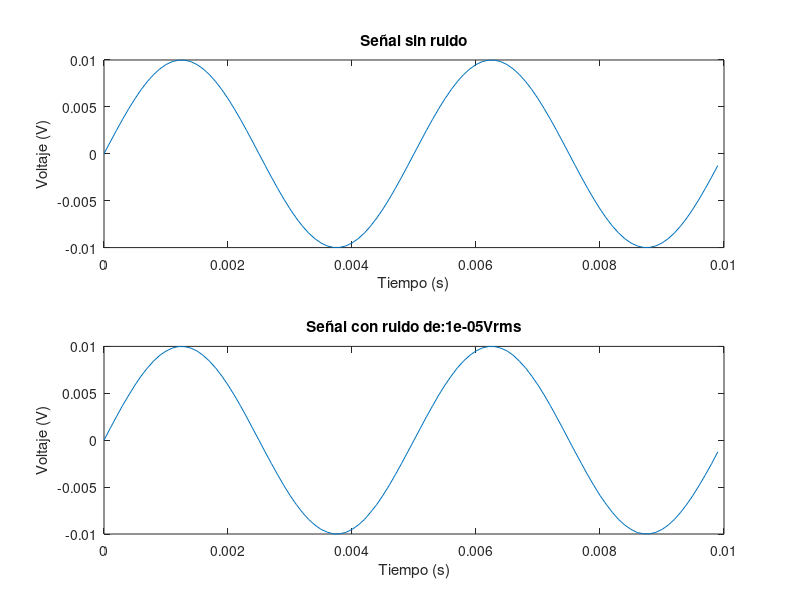
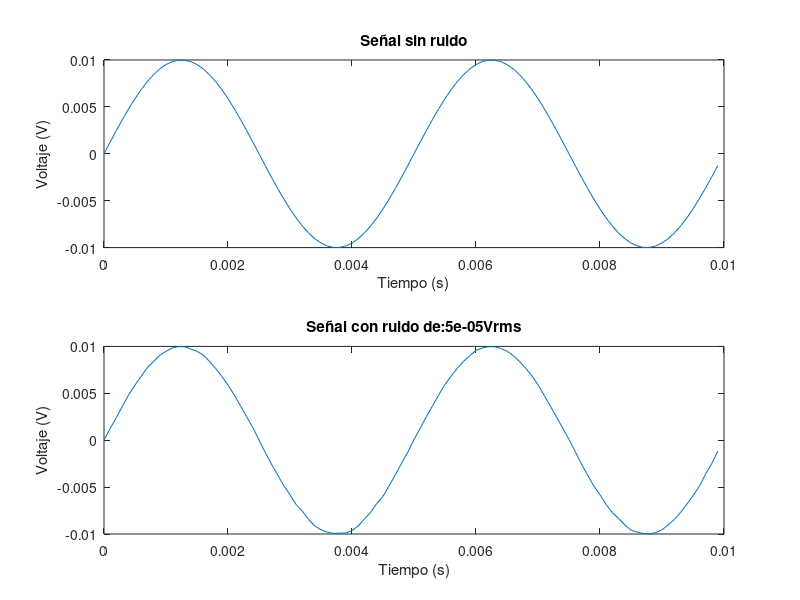
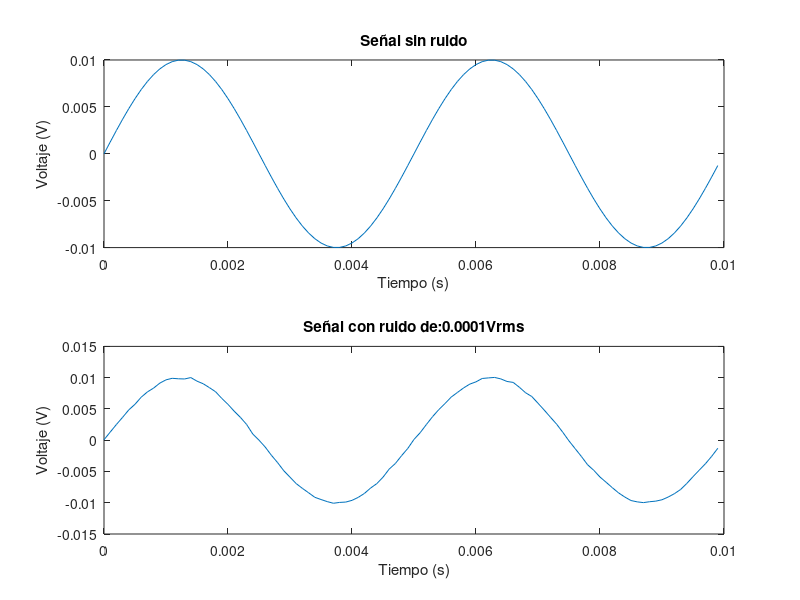
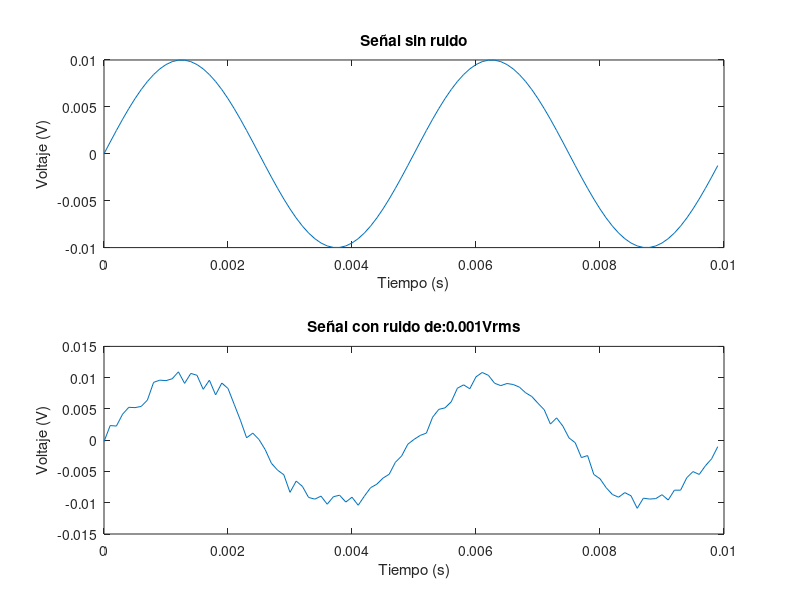

MATLAB code to generate these figures, in order:
clear
close all
clc

%generación de la señal senoidal
A = 10e-3;    %Amplitud 10 mV
N = 100; %Número de muestras
ts = 1e-4; %Periodo de muestreo (intervalo entre puntos) de la señal
t = 0:ts:ts*(N-1); %vector de tiempo
f = 200; % Frecuencia de la señal (200 Hz)

Vo = A*sin(2*pi*f*t); %voltaje senoidal sin ruido

% Ruido blanco -> PDF normal
%sigmav = 0.01e-3; % 0.01 mV de ruido
sigmavvar = [0.01e-3 0.05e-3 0.1e-3 1e-3 5e-3]; % Vector de amplitudes de ruido

% Ciclo para diferentes amplitudes de la señal de ruido

for i = 1:length(sigmavvar)

nv = sigmavvar(i) * randn(1,N); %voltaje de ruido
                          % N=100 muestras de ruido, para que se puedan sumar
                          % con las N muestras de la senoidal

V = (Vo + nv); % voltaje más ruido

% Indica el inicio de la iteracion.
fprintf('CON AMPLITUD DE RUIDO DE %s [mVrms]: \n',num2str(1000*sigmavvar(i)));

figure
subplot(2,1,1)
plot(t,Vo)
ylabel('Voltaje (V)')
xlabel('Tiempo (s)')
title ('Señal sin ruido')  % ponemos titulo a la gráfica

subplot(2,1,2)
plot(t,V)
ylabel('Voltaje (V)')
xlabel('Tiempo (s)')
title (['Señal con ruido de:' num2str(sigmavvar(i)) 'Vrms'])  % ponemos titulo a la gráfica con el valor de la amplitud del ruido (sigmav)

snratio=20*(log10(((A/sqrt(2))/sigmavvar(i)))); %Relacion señal a ruido
% Imprime el valor de relación señal a ruido
fprintf(' La relacion señal a ruido es: %s [dB].\n \n',num2str(snratio));

end